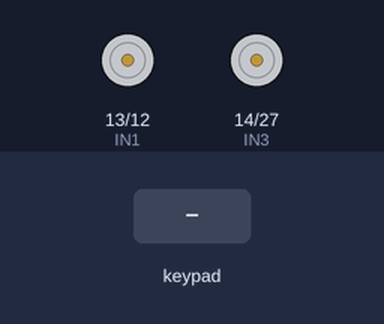
Bench run of a sketch on a simulated ESP32. Parts: motor-driver pin pairs drawn as motors (green arrow = first pin HIGH = forward, orange = second pin HIGH = backward, longer = more drive, scaled by the enable pin). The inputs (shaded band) are chosen by the test bench.

Above: at 1.2 s.
1.3 s: key 'U' pressed
At 1.5 s:
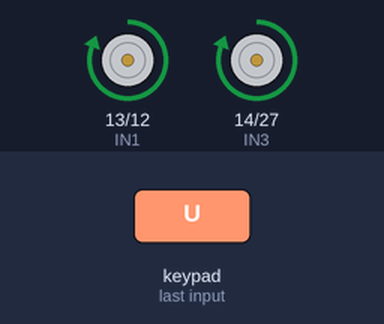
3.2 s: key 'D' pressed
At 3.4 s:
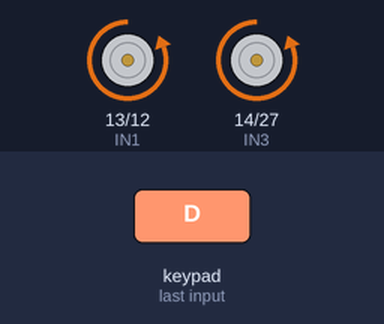
5.1 s: key 'L' pressed
At 5.3 s:
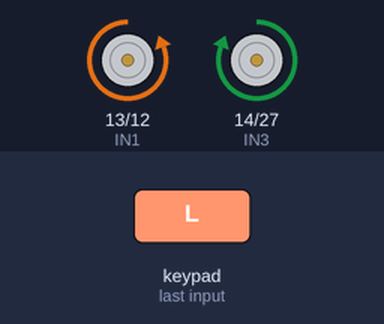
7.0 s: key 'R' pressed
At 7.2 s:
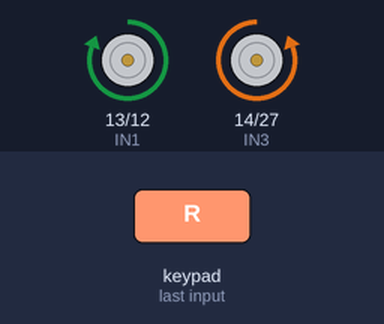
Timing chart, 0 to 9.9 s (numbered marks = the images above; inputs shaded):
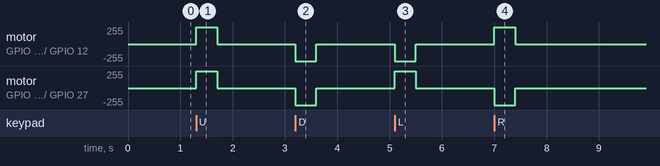

Measured:
- after the input at 1.3 s, motor on GPIO 13 (IN1) / GPIO 12 (IN2), motor on GPIO 14 (IN3) / GPIO 27 (IN4): stopped → forward 255/255 at once, → stopped 0.40 s later
- after the input at 3.2 s, motor on GPIO 13 (IN1) / GPIO 12 (IN2), motor on GPIO 14 (IN3) / GPIO 27 (IN4): stopped → backward 255/255 at once, → stopped 0.40 s later
- after the input at 5.1 s, motor on GPIO 13 (IN1) / GPIO 12 (IN2): stopped → backward 255/255 at once, → stopped 0.40 s later; motor on GPIO 14 (IN3) / GPIO 27 (IN4): stopped → forward 255/255 at once, → stopped 0.40 s later
- after the input at 7.0 s, motor on GPIO 13 (IN1) / GPIO 12 (IN2): stopped → forward 255/255 at once, → stopped 0.40 s later; motor on GPIO 14 (IN3) / GPIO 27 (IN4): stopped → backward 255/255 at once, → stopped 0.40 s later

The sketch:

ESP32_WLC_1.0.ino
```cpp
#include "DabbleESP32.h"

#define IN1 13
#define IN2 12
#define ENA 26 //if needed
#define IN3 14
#define IN4 27
#define ENB 25//if needed

void setup() {
  Dabble.begin("ESP32Car");

  pinMode(IN1, OUTPUT);
  pinMode(IN2, OUTPUT);
  pinMode(ENA, OUTPUT);
  pinMode(IN3, OUTPUT);
  pinMode(IN4, OUTPUT);
  pinMode(ENB, OUTPUT);

  digitalWrite(ENA, HIGH);
  digitalWrite(ENB, HIGH);
}

void loop() {
  Dabble.processInput();

  if (GamePad.isUpPressed()) {
    forward();
  } else if (GamePad.isDownPressed()) {
    backward();
  } else if (GamePad.isLeftPressed()) {
    turnLeft();
  } else if (GamePad.isRightPressed()) {
    turnRight();
  } else {
    stopMotors();
  }
}

void forward() {
  digitalWrite(IN1, HIGH);
  digitalWrite(IN2, LOW);
  digitalWrite(IN3, HIGH);
  digitalWrite(IN4, LOW);
}

void backward() {
  digitalWrite(IN1, LOW);
  digitalWrite(IN2, HIGH);
  digitalWrite(IN3, LOW);
  digitalWrite(IN4, HIGH);
}

void turnLeft() {
  digitalWrite(IN1, LOW);
  digitalWrite(IN2, HIGH);
  digitalWrite(IN3, HIGH);
  digitalWrite(IN4, LOW);
}

void turnRight() {
  digitalWrite(IN1, HIGH);
  digitalWrite(IN2, LOW);
  digitalWrite(IN3, LOW);
  digitalWrite(IN4, HIGH);
}

void stopMotors() {
  digitalWrite(IN1, LOW);
  digitalWrite(IN2, LOW);
  digitalWrite(IN3, LOW);
  digitalWrite(IN4, LOW);
}
```
